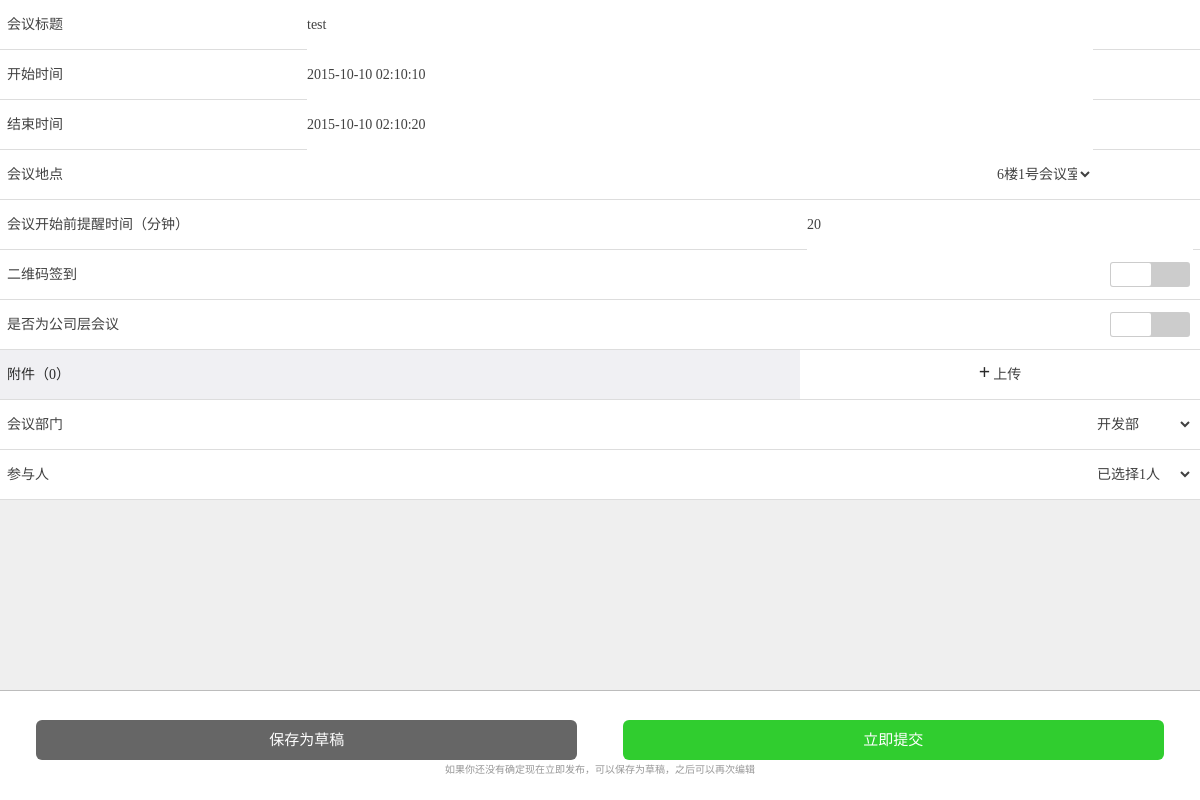
Page /meet/editdraft/1 on the committed database.
### tables this page shows
CREATE TABLE `meeting` (
`mid` int(11) NOT NULL,
  `muid` int(11) NOT NULL COMMENT 'creater',
  `mplanbt` timestamp NULL DEFAULT NULL,
  `mplanet` timestamp NULL DEFAULT NULL,
  `mactbt` timestamp NULL DEFAULT NULL,
  `mactet` timestamp NULL DEFAULT NULL,
  `mrid` int(11) NOT NULL,
  `mremind` int(11) NOT NULL,
  `mchecktype` int(11) NOT NULL COMMENT '0 = location 1 = qrcode',
  `mmembernum` int(11) NOT NULL,
  `mconfirm` int(11) NOT NULL COMMENT '高层=1',
  `mattach` mediumtext NOT NULL,
  `mstate` int(11) NOT NULL COMMENT 'draft = 0 发布=1',
  `mcreatet` timestamp NOT NULL DEFAULT '0000-00-00 00:00:00',
  `mpass` int(11) NOT NULL,
  `mname` varchar(20) NOT NULL,
  `mscore` int(11) DEFAULT NULL,
  `mfilename` varchar(30) NOT NULL,
  `mfiletime` timestamp NULL DEFAULT NULL,
  `mapartment` int(11) NOT NULL
);

### application/controllers/Meet.php (called while the page is built, shortened)
<?php
class Meet extends CI_Controller {
    public function __construct()
    {
        $this->load->helper(array('form', 'url'));
    }
	public function editdraft($id=0)
	{
		$this->load->model('meet_model');
		$data['list'] = $this->meet_model->getmeetdetail($id);
		$data['rooms'] = $this->meet_model->getroomtypes();
		$data['apartments'] = $this->meet_model->getapartments();
		$this->load->view('xjhy',$data);
	}
}

### index.php (called while the page is built, shortened)
<?php
require_once BASEPATH.'core/CodeIgniter.php';

### application/models/Meet_model.php (called while the page is built, shortened)
<?php
class Meet_model extends CI_Model {
    public function getmeetdetail($mid)
    {
    	$sql = "SELECT mid,muid,mplanbt,mplanet,mrid,mremind,mstate,mname,mconfirm,mactbt,mactet,mchecktype,mfilename,user.uname,room.rname,mscore,mfiletime,mapartment FROM meeting,user,room WHERE mid = ? AND muid = user.uid AND mrid = room.rid";
		$sql = $this->db->query($sql,$mid);
		return $sql->result_array();
    }
    public function getroomtypes()
    {
        $sql = "SELECT * FROM room;";
        $sql = $this->db->query($sql);
        return $sql->result_array();
    }
    public function getapartments()
    {
        $sql = "SELECT * FROM apartment";
        $sql = $this->db->query($sql);
        $result = $sql->result_array();
        return $result;
    }
}

### application/views/xjhy.php (the view, shortened to what this page needs)
<!DOCTYPE html>
<html>
<head lang="en">
    <link href="<?php echo base_url('css/common.css');?>" rel="stylesheet" type="text/css" />
    <link rel="stylesheet" href="<?php echo base_url('css/bootstrap.min.css');?>">
    <link rel="stylesheet" href="<?php echo base_url('css/index.css');?>">
    <link rel="stylesheet" type="text/css" href="<?php echo base_url('css/datetime/DateTimePicker.css')?>" />
</head>
<body >
<div class="container-fluid "  style="margin-bottom:100px">
	<form method="post" class="form" enctype="multipart/form-data" accept-charset="utf-8" action="<?php echo base_url('meet/create_post');?>">
	<div class="row xjhy" >
		<div class="col-xs-3" >
			会议标题
		</div>
		<div class="col-xs-8" >
			<input name="mname" placeholder="请输入会议标题" value="<?php echo (empty($list[0])?'':$list[0]['mname'])?>">
		</div>
    </div>
	<div class="row xjhy" >
		<div class="col-xs-3" >
			开始时间
		</div>
		<div class="col-xs-8" >
			<input id="dpstart" name="mplanbt" data-field="datetime" placeholder="请选择日期" value="<?php echo (empty($list[0])?'':$list[0]['mplanbt'])?>">
		</div>
    </div>
   <div class="row xjhy" >
		<div class="col-xs-3" >
			结束时间
		</div>
		<div class="col-xs-8" >
			<input id="dpend" name="mplanet" data-field="datetime" placeholder="请选择日期" value="<?php echo (empty($list[0])?'':$list[0]['mplanet'])?>">
		</div>
    </div>
	<div class="row xjhy" >
		<div class="col-xs-3" >
			会议地点
		</div>
		<div class="col-xs-8" >
			<select name="mrid" value="<?php echo (empty($list[0])?'':$list[0]['mrid'])?>">
				<?php foreach ($rooms as $r) {
				?>
					<option value="<?php echo $r['rid']?>"><?php echo $r['rname']?></option>
				<?php
				}
				?>
			</select>
		</div>
    </div>
	<div class="row xjhy" >
		<div class="col-xs-8" >
			会议开始前提醒时间（分钟）
		</div>
		<div class="col-xs-4" >
			<input class="form_remind" name="mremind" placeholder="30" value="<?php echo (empty($list[0])?'':$list[0]['mremind'])?>">
		</div>
    </div>
	<div class="row xjhy" >
		<div class="col-xs-6" >
			二维码签到
		</div>
		<div class="col-xs-6 checkBtn" >
			<span class="left" ></span>
		</div>
    </div>
	<div class="row xjhy" >
		<div class="col-xs-6" >
			是否为公司层会议
		</div>
		<div class="col-xs-6 checkBtn" >
			<span class="left" ></span>
		</div>
    </div>
	<div class="row xjhy" >
		<div class="col-xs-8" style="background-color:#f0f0f3;height:49px;padding-right:0;color:#2a2a2a">
			附件（0）
		</div>
		<div class="col-xs-4 add" >
			<span style="font-size:20px;line-height: 27px;" onclick = "upload1()">+</span>上传
		</div>
    </div>
	<div class="row xjhy" >
		<div class="col-xs-6" >
			会议部门
		</div>
		<div class="col-xs-6 " >
			<select name="mapartment">
				<?php foreach ($apartments as $r) {
				?>
					<option value="<?php echo $r['aid']?>"><?php echo $r['aname']?></option>
				<?php
				}
				?>
			</select>
		</div>
    </div>
	<div class="row xjhy" >
		<div class="col-xs-6" >
			参与人
		</div>
		<div class="col-xs-6 " >
			<select>
				<option>已选择1人</option>
			</select>
		</div>
    </div>
	</form>
</div>
</body>
<div class="newS" >
	<div class="bottomSpan" >
		<span>保存为草稿</span>
		<span>立即提交</span>
	</div>
	<div class="bottomTxt" >
				如果你还没有确定现在立即发布，可以保存为草稿，之后可以再次编辑
	</div>
</div>
</body>
</html>

### css/common.css (style rules this page uses)
﻿body, div, ul, li, h1, h2, h3, h4, h5, h6, pre, form, fieldset, input, textarea, p, blockquote, th, td { padding:0;margin:0; }

### css/index.css (style rules this page uses)
* { margin: 0; padding: 0; -webkit-tap-highlight-color:rgba(0,0,0,0); -webkit-text-size-adjust:none; word-break:break-all; font-family: "微软雅黑"; }
body { background-color:#efefef; }
.bottomSpan { height:40px;position:fixed;bottom:40px;font-size:15px;cursor: pointer;width:94%;margin-left:3%;margin-right:3%;line-height:40px;color:#fff }
.bottomSpan span:nth-child(1) { width:48%;height:40px;background-color:#666666;position:relative;float: left;border-radius:6px;text-align:center }
.bottomSpan span:nth-child(2) { width:48%;height:40px;background-color:#30cd2f;position:absolute;margin-left:4%;border-radius:6px;text-align:center }
.bottomTxt { height:40px;line-height:20px;position:fixed;bottom:0;color:#979797;text-align:center;font-size:10px;border-radius: 6px; width:94%;margin-left:3%; }
.xjhy { height:50px; border-bottom:1px solid #dddddd; background-color:#ffffff; color:#414141 }
.xjhy div { padding:0 7px; line-height:50px; }
.xjhy >div >input { height: 49px; width: 100%; border: none; }
.newS { height: 110px; z-index: 100; position: fixed; width: 100%; background-color: #efefef; bottom: 0; padding-top: 10px; background-color: #fff; border-top:1px solid #bcbcbc }
.checkBtn { height: 25px; width: 80px; background-color: #cccccc; border-radius: 3px; float: right; margin-right: 10px; margin-top: 12px; }
.checkBtn .left { height: 23px; width: 40px; position: absolute; background-color: #fff; margin-left: -6px; margin-top: 1px; border-radius: 2px; }
.add { float: right; text-align:center; }
.add span { color:#2a2a2a;margin-right:3px;font-weight:bold }
.xjhy select { float: right; height: 49px; border: none; width: 100px; background: none; }

### rows in the picture
meeting: mname "test", mplanbt "2015-10-10 02:10:10", mplanet "2015-10-10 02:10:20", mremind "20"

### other values in the picture
form field mrid "6楼1号会议室"
form field mapartment "开发部"
